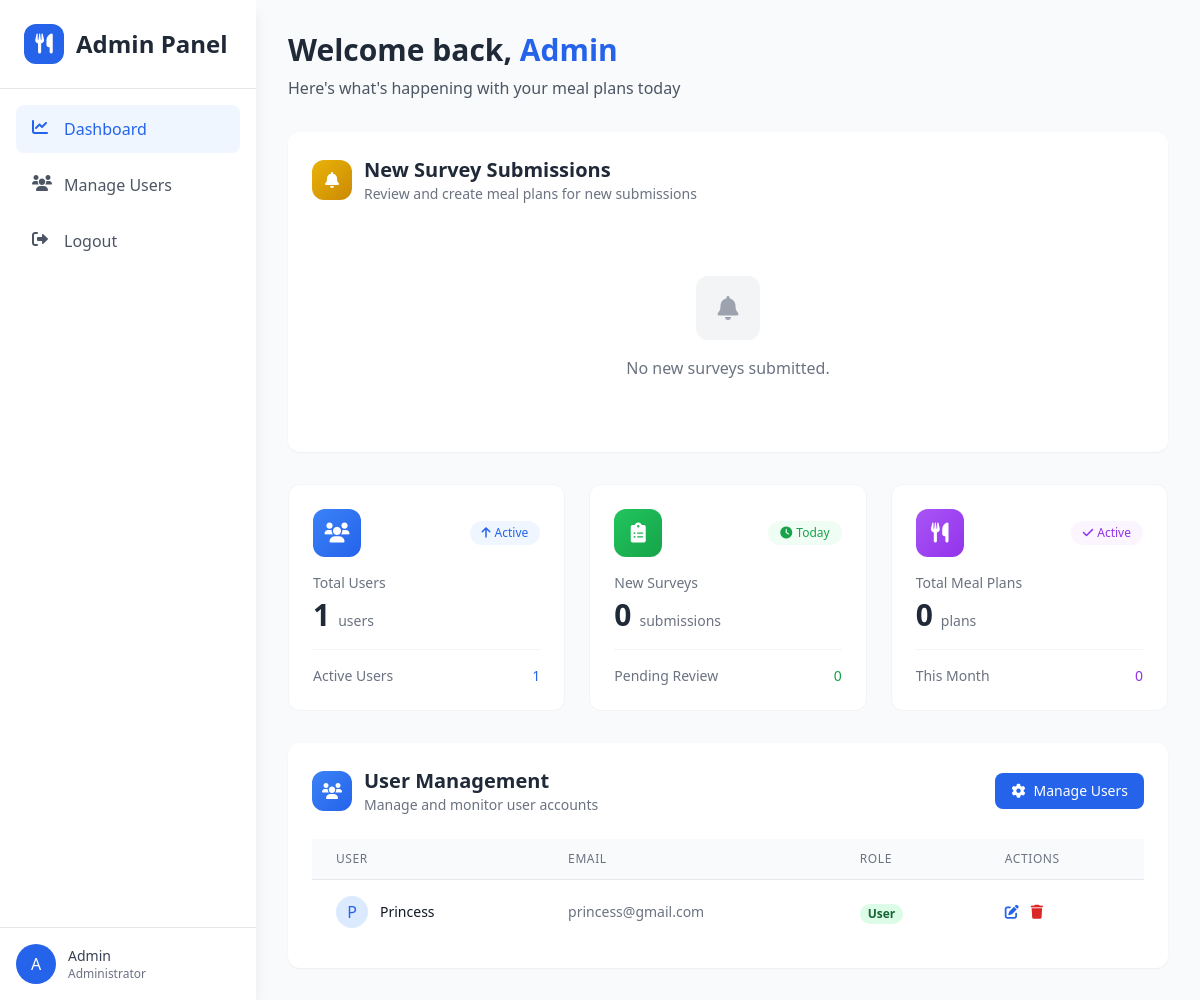
The app's page /admin/admin_dashboard.php (signed in) with its own data.
### tables this page shows
CREATE TABLE `users` (
  `id` int(11) NOT NULL,
  `username` varchar(50) NOT NULL,
  `email` varchar(100) NOT NULL,
  `password` varchar(255) NOT NULL,
  `role` enum('user','admin') DEFAULT 'user',
  `created_at` timestamp NOT NULL DEFAULT current_timestamp()
);

### admin/admin_dashboard.php (the view, shortened to what this page needs)
<?php
require '../config.php';
$admin_id = $_SESSION['user_id'];
$stmt = $conn->prepare("SELECT username FROM users WHERE id = ?");
$stmt->bind_param("i", $admin_id);
$stmt->execute();
$result = $stmt->get_result();
$admin = $result->fetch_assoc();
$username = $admin['username'];
$stmt = $conn->prepare("
    SELECT
        an.id AS notification_id,
        s.id AS survey_id,
        u.username,
        s.goal,
        s.health_conditions,
        s.dietary_restrictions,
        s.food_allergies,
        s.submitted_at
    FROM admin_notifications an
    INNER JOIN surveys s ON an.survey_id = s.id
    INNER JOIN users u ON s.user_id = u.id
    WHERE an.is_read = 0
    ORDER BY s.submitted_at DESC
");
if (!$stmt->execute()) {
    die("Error executing notifications query: " . $stmt->error);
}
$result = $stmt->get_result();
$notifications = $result->fetch_all(MYSQLI_ASSOC);
$user_stmt = $conn->prepare("SELECT id, username, email, role FROM users WHERE role != 'admin'");
if (!$user_stmt->execute()) {
    die("Error executing users query: " . $user_stmt->error);
}
$users_result = $user_stmt->get_result();
$users = $users_result->fetch_all(MYSQLI_ASSOC);
$total_users = count($users);
?>
<!DOCTYPE html>
<html lang="en">
<head>
    <script src="https://cdn.tailwindcss.com"></script>
    <link href="https://cdnjs.cloudflare.com/ajax/libs/font-awesome/6.0.0/css/all.min.css" rel="stylesheet">
</head>
<body class="bg-gray-50 min-h-screen font-sans">
    <div id="sidebar" class="fixed inset-y-0 left-0 w-64 bg-white shadow-lg transform -translate-x-full lg:translate-x-0 transition-transform duration-300 ease-in-out z-40">
        <div class="flex flex-col h-full">
            <div class="p-4 sm:p-6 border-b">
                <div class="flex items-center space-x-3">
                    <div class="w-10 h-10 rounded-xl bg-blue-600 flex items-center justify-center">
                        <i class="fas fa-utensils text-white text-xl"></i>
                    </div>
                    <h1 class="text-xl sm:text-2xl font-bold text-gray-800">Admin Panel</h1>
                </div>
            </div>
            <nav class="flex-1 p-3 sm:p-4">
                <ul class="space-y-2">
                    <li>
                        <a href="admin_dashboard.php" class="flex items-center px-3 sm:px-4 py-2 sm:py-3 text-primary bg-light-blue rounded-lg">
                            <i class="fas fa-chart-line w-5 h-5 mr-2 sm:mr-3"></i>
                            <span class="text-sm sm:text-base">Dashboard</span>
                        </a>
                    </li>
                    <li>
                        <a href="manage_users.php" class="flex items-center px-3 sm:px-4 py-2 sm:py-3 text-gray-600 hover:bg-light-blue hover:text-primary rounded-lg transition-colors">
                            <i class="fas fa-users w-5 h-5 mr-2 sm:mr-3"></i>
                            <span class="text-sm sm:text-base">Manage Users</span>
                        </a>
                    </li>
                    <li>
                        <a href="../logout.php" class="flex items-center px-3 sm:px-4 py-2 sm:py-3 text-gray-600 hover:bg-light-blue hover:text-primary rounded-lg transition-colors">
                            <i class="fas fa-sign-out-alt w-5 h-5 mr-2 sm:mr-3"></i>
                            <span class="text-sm sm:text-base">Logout</span>
                        </a>
                    </li>
                </ul>
            </nav>
            <div class="p-3 sm:p-4 border-t">
                <div class="flex items-center">
                    <div class="w-8 h-8 sm:w-10 sm:h-10 rounded-full bg-primary flex items-center justify-center text-white">
                        <?= strtoupper(substr($username, 0, 1)) ?>
                    </div>
                    <div class="ml-2 sm:ml-3">
                        <p class="text-xs sm:text-sm font-medium text-gray-700"><?= htmlspecialchars($username) ?></p>
                        <p class="text-xs text-gray-500">Administrator</p>
                    </div>
                </div>
            </div>
        </div>
    </div>
    <div class="lg:ml-64 min-h-screen">
        <div class="p-4 sm:p-6 lg:p-8">
            <header class="mb-6 sm:mb-8">
                <div class="flex flex-col sm:flex-row sm:items-center sm:justify-between gap-4">
                    <div>
                        <h2 class="text-2xl sm:text-3xl font-bold text-gray-800">Welcome back, <span class="text-primary capitalize"><?= htmlspecialchars($username) ?></span></h2>
                        <p class="text-gray-600 mt-2">Here's what's happening with your meal plans today</p>
                    </div>
                </div>
            </header>
            <div class="space-y-6 sm:space-y-8">
                <section class="bg-white rounded-xl shadow-sm p-4 sm:p-6">
                    <div class="flex flex-col sm:flex-row sm:items-center sm:justify-between gap-4 mb-6">
                        <div class="flex items-center space-x-3">
                            <div class="w-10 h-10 rounded-xl bg-gradient-to-br from-yellow-500 to-yellow-600 flex items-center justify-center relative">
                                <i class="fas fa-bell text-white"></i>
                            </div>
                            <div>
                                <h3 class="text-lg sm:text-xl font-semibold text-gray-800">New Survey Submissions</h3>
                                <p class="text-sm text-gray-500">Review and create meal plans for new submissions</p>
                            </div>
                        </div>
                    </div>
                    <?php if (count($notifications) === 0): ?>
                        <div class="text-center py-8 sm:py-12">
                            <div class="w-16 h-16 rounded-xl bg-gray-100 flex items-center justify-center mx-auto mb-4">
                                <i class="fas fa-bell text-2xl text-gray-400"></i>
                            </div>
                            <p class="text-gray-500">No new surveys submitted.</p>
                        </div>
                    <?php endif; ?>
                </section>
                <div class="grid grid-cols-1 sm:grid-cols-2 lg:grid-cols-3 gap-4 sm:gap-6">
                    <div class="bg-white rounded-xl p-4 sm:p-6 border border-gray-100 hover:shadow-md transition-shadow">
                        <div class="flex items-center justify-between mb-4">
                            <div class="w-12 h-12 rounded-xl bg-gradient-to-br from-blue-500 to-blue-600 flex items-center justify-center">
                                <i class="fas fa-users text-white text-xl"></i>
                            </div>
                            <span class="px-3 py-1 bg-blue-50 text-blue-600 rounded-full text-xs font-medium">
                                <i class="fas fa-arrow-up mr-1"></i>Active
                            </span>
                        </div>
                        <div class="space-y-1">
                            <p class="text-sm text-gray-500">Total Users</p>
                            <div class="flex items-baseline space-x-2">
                                <p class="text-2xl sm:text-3xl font-bold text-gray-800"><?= $total_users ?></p>
                                <p class="text-sm text-gray-500">users</p>
                            </div>
                        </div>
                        <div class="mt-4 pt-4 border-t border-gray-100">
                            <div class="flex items-center justify-between text-sm">
                                <span class="text-gray-500">Active Users</span>
                                <span class="text-blue-600 font-medium"><?= $total_users ?></span>
                            </div>
                        </div>
                    </div>
                    <div class="bg-white rounded-xl p-4 sm:p-6 border border-gray-100 hover:shadow-md transition-shadow">
                        <div class="flex items-center justify-between mb-4">
                            <div class="w-12 h-12 rounded-xl bg-gradient-to-br from-green-500 to-green-600 flex items-center justify-center">
                                <i class="fas fa-clipboard-list text-white text-xl"></i>
                            </div>
                            <span class="px-3 py-1 bg-green-50 text-green-600 rounded-full text-xs font-medium">
                                <i class="fas fa-clock mr-1"></i>Today
                            </span>
                        </div>
                        <div class="space-y-1">
                            <p class="text-sm text-gray-500">New Surveys</p>
                            <div class="flex items-baseline space-x-2">
                                <p class="text-2xl sm:text-3xl font-bold text-gray-800"><?= count($notifications) ?></p>
                                <p class="text-sm text-gray-500">submissions</p>
                            </div>
                        </div>
                        <div class="mt-4 pt-4 border-t border-gray-100">
                            <div class="flex items-center justify-between text-sm">
                                <span class="text-gray-500">Pending Review</span>
                                <span class="text-green-600 font-medium"><?= count($notifications) ?></span>
                            </div>
                        </div>
                    </div>
                    <div class="bg-white rounded-xl p-4 sm:p-6 border border-gray-100 hover:shadow-md transition-shadow">
                        <div class="flex items-center justify-between mb-4">
                            <div class="w-12 h-12 rounded-xl bg-gradient-to-br from-purple-500 to-purple-600 flex items-center justify-center">
                                <i class="fas fa-utensils text-white text-xl"></i>
                            </div>
                            <span class="px-3 py-1 bg-purple-50 text-purple-600 rounded-full text-xs font-medium">
                                <i class="fas fa-check mr-1"></i>Active
                            </span>
                        </div>
                        <div class="space-y-1">
                            <p class="text-sm text-gray-500">Total Meal Plans</p>
                            <div class="flex items-baseline space-x-2">
                                <p class="text-2xl sm:text-3xl font-bold text-gray-800"><?= count($notifications) ?></p>
                                <p class="text-sm text-gray-500">plans</p>
                            </div>
                        </div>
                        <div class="mt-4 pt-4 border-t border-gray-100">
                            <div class="flex items-center justify-between text-sm">
                                <span class="text-gray-500">This Month</span>
                                <span class="text-purple-600 font-medium"><?= count($notifications) ?></span>
                            </div>
                        </div>
                    </div>
                </div>
                <section class="bg-white rounded-xl shadow-sm p-4 sm:p-6">
                    <div class="flex flex-col sm:flex-row sm:items-center sm:justify-between gap-4 mb-6">
                        <div class="flex items-center space-x-3">
                            <div class="w-10 h-10 rounded-xl bg-gradient-to-br from-blue-500 to-blue-600 flex items-center justify-center">
                                <i class="fas fa-users text-white"></i>
                            </div>
                            <div>
                                <h3 class="text-lg sm:text-xl font-semibold text-gray-800">User Management</h3>
                                <p class="text-sm text-gray-500">Manage and monitor user accounts</p>
                            </div>
                        </div>
                        <a href="manage_users.php" class="inline-flex items-center justify-center px-4 py-2 bg-blue-600 text-white text-sm font-medium rounded-lg hover:bg-blue-700 transition-all duration-200">
                            <i class="fas fa-cog mr-2"></i>
                            Manage Users
                        </a>
                    </div>
                    <div class="overflow-x-auto">
                        <table class="min-w-full divide-y divide-gray-200">
                            <thead class="bg-gray-50">
                                <tr>
                                    <th scope="col" class="px-6 py-3 text-left text-xs font-medium text-gray-500 uppercase tracking-wider">User</th>
                                    <th scope="col" class="px-6 py-3 text-left text-xs font-medium text-gray-500 uppercase tracking-wider">Email</th>
                                    <th scope="col" class="px-6 py-3 text-left text-xs font-medium text-gray-500 uppercase tracking-wider">Role</th>
                                    <th scope="col" class="px-6 py-3 text-left text-xs font-medium text-gray-500 uppercase tracking-wider">Actions</th>
                                </tr>
                            </thead>
                            <tbody class="bg-white divide-y divide-gray-200">
                                <?php foreach ($users as $user): ?>
                                    <tr class="hover:bg-gray-50">
                                        <td class="px-6 py-4 whitespace-nowrap">
                                            <div class="flex items-center">
                                                <div class="w-8 h-8 rounded-full bg-blue-100 flex items-center justify-center text-blue-600 font-medium">
                                                    <?= strtoupper(substr($user['username'], 0, 1)) ?>
                                                </div>
                                                <div class="ml-3">
                                                    <p class="text-sm font-medium text-gray-900"><?= htmlspecialchars($user['username']) ?></p>
                                                </div>
                                            </div>
                                        </td>
                                        <td class="px-6 py-4 whitespace-nowrap">
                                            <p class="text-sm text-gray-500"><?= htmlspecialchars($user['email']) ?></p>
                                        </td>
                                        <td class="px-6 py-4 whitespace-nowrap">
                                            <span class="px-2 inline-flex text-xs leading-5 font-semibold rounded-full bg-green-100 text-green-800">
                                                <?= ucfirst(htmlspecialchars($user['role'])) ?>
                                            </span>
                                        </td>
                                        <td class="px-6 py-4 whitespace-nowrap text-sm text-gray-500">
                                            <div class="flex items-center space-x-3">
                                                <a href="edit_user.php?id=<?= $user['id'] ?>" class="text-blue-600 hover:text-blue-900">
                                                    <i class="fas fa-edit"></i>
                                                </a>
                                                <button onclick="deleteUser(<?= $user['id'] ?>)" class="text-red-600 hover:text-red-900">
                                                    <i class="fas fa-trash"></i>
                                                </button>
                                            </div>
                                        </td>
                                    </tr>
                                <?php endforeach; ?>
                            </tbody>
                        </table>
                    </div>
                </section>
            </div>
        </div>
    </div>
</body>
</html>

### records on screen
users: username "A", username "Admin"
users: username "P", username "Princess", email "princess@gmail.com", role "User"

### other values on screen
$total_users "1"
count($notifications) "0"
